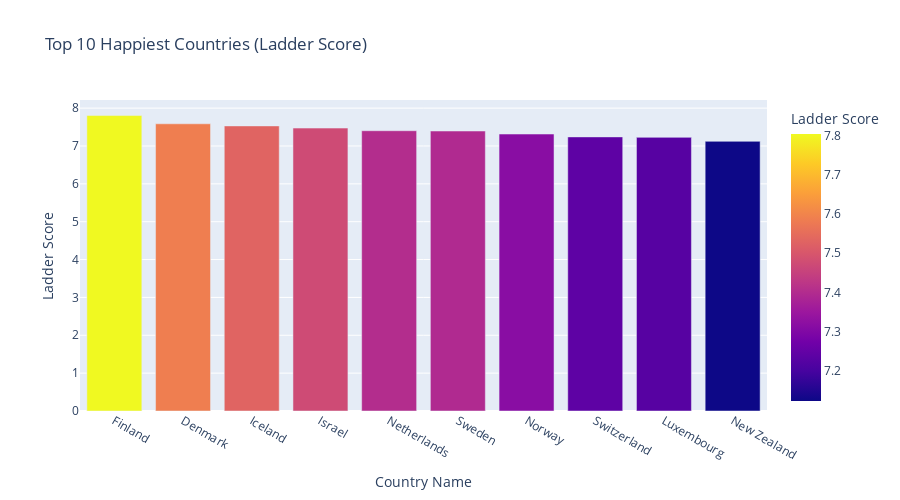

Source (notebook cell):
### Markdown cell above
## Visualizing the Top 10 Happiest Countries  

We use **bar and pie charts** to illustrate the **Ladder Score** for the top 10 countries.  

**Bar Chart Insights:**  
- **Finland** leads clearly with **7.80**, slightly ahead of Denmark (7.59) and Iceland (7.53).  
- The Nordic countries dominate the top ranks, confirming their consistent high performance in global happiness.  
- The bar heights show small gaps among the top 5, indicating that several countries maintain very similar levels of well-being.  
- **Switzerland, Luxembourg, and New Zealand** appear slightly lower but still above 7, highlighting strong global performance.  

**Pie Chart Insights:**  
- The pie chart emphasizes the **relative contribution of each country** to the top 10 happiness bracket.  
- Nordic countries collectively occupy the largest portion, reinforcing that **high social support, freedom, and economic stability** drive happiness.  
- Even smaller slices (New Zealand, Luxembourg) still represent meaningful scores, showing that high happiness is not exclusive to Europe.  

**Conclusion:**  
- Both visualizations clearly highlight the dominance of **Nordic countries** and the narrow range of Ladder Scores among the happiest nations.  
- This visual storytelling makes it easy for viewers to quickly identify **leaders in global well-being**.

### Code cell
px.bar(
    df_top10,
    x=df_top10.index,
    y="Ladder Score",
    color="Ladder Score",
    title="Top 10 Happiest Countries (Ladder Score)",
    labels={"Country Name": "Country Name", "Ladder Score": "Ladder Score"},
    height=500,
)

### Figure 1 — Plotly figure (JSON) as saved in the notebook; plotly's stock layout.template omitted (floating-point values rounded to 4 significant figures)
{"data": [{"hovertemplate": "Country Name=%{x}<br>Ladder Score=%{marker.color}<extra></extra>", "legendgroup": "", "marker": {"color": [7.804, 7.586, 7.53, 7.473, 7.403, 7.395, 7.315, 7.24, 7.228, 7.123], "coloraxis": "coloraxis", "pattern": {"shape": ""}}, "name": "", "orientation": "v", "showlegend": false, "textposition": "auto", "type": "bar", "x": ["Finland", "Denmark", "Iceland", "Israel", "Netherlands", "Sweden", "Norway", "Switzerland", "Luxembourg", "New Zealand"], "xaxis": "x", "y": [7.804, 7.586, 7.53, 7.473, 7.403, 7.395, 7.315, 7.24, 7.228, 7.123], "yaxis": "y"}], "layout": {"barmode": "relative", "coloraxis": {"colorbar": {"title": {"text": "Ladder Score"}}, "colorscale": [[0, "#0d0887"], [0.1111, "#46039f"], [0.2222, "#7201a8"], [0.3333, "#9c179e"], [0.4444, "#bd3786"], [0.5556, "#d8576b"], [0.6667, "#ed7953"], [0.7778, "#fb9f3a"], [0.8889, "#fdca26"], [1, "#f0f921"]]}, "height": 500, "legend": {"tracegroupgap": 0}, "title": {"text": "Top 10 Happiest Countries (Ladder Score)"}, "xaxis": {"anchor": "y", "domain": [0, 1], "title": {"text": "Country Name"}}, "yaxis": {"anchor": "x", "domain": [0, 1], "title": {"text": "Ladder Score"}}}}
